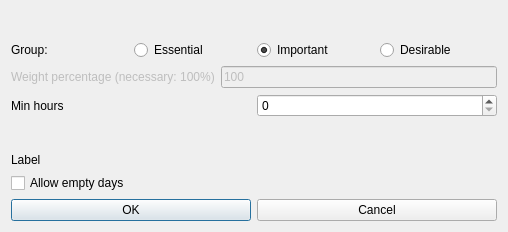
<?xml version="1.0" encoding="UTF-8"?>
<ui version="4.0">
 <class>ModifyConstraintStudentsMinHoursDailyForm_template</class>
 <widget class="QDialog" name="ModifyConstraintStudentsMinHoursDailyForm_template">
  <property name="geometry">
   <rect>
    <x>0</x>
    <y>0</y>
    <width>508</width>
    <height>232</height>
   </rect>
  </property>
  <property name="windowTitle">
   <string extracomment="This is the title of the dialog to modify a constraint of this type">Modify students min hours daily</string>
  </property>
  <layout class="QVBoxLayout" name="verticalLayout">
   <item>
    <spacer name="verticalSpacer">
     <property name="orientation">
      <enum>Qt::Vertical</enum>
     </property>
     <property name="sizeHint" stdset="0">
      <size>
       <width>20</width>
       <height>40</height>
      </size>
     </property>
    </spacer>
   </item>
   <item>
    <layout class="QHBoxLayout" name="horizontalLayout_4">
     <item>
      <widget class="QLabel" name="groupTextLabel">
       <property name="text">
        <string>Group:</string>
       </property>
      </widget>
     </item>
     <item>
      <widget class="QRadioButton" name="essentialRadioButton">
       <property name="text">
        <string>Essential</string>
       </property>
      </widget>
     </item>
     <item>
      <widget class="QRadioButton" name="importantRadioButton">
       <property name="text">
        <string>Important</string>
       </property>
       <property name="checked">
        <bool>true</bool>
       </property>
      </widget>
     </item>
     <item>
      <widget class="QRadioButton" name="desirableRadioButton">
       <property name="text">
        <string>Desirable</string>
       </property>
      </widget>
     </item>
    </layout>
   </item>
   <item>
    <layout class="QHBoxLayout" name="horizontalLayout_3">
     <item>
      <widget class="QLabel" name="weightTextLabel">
       <property name="enabled">
        <bool>false</bool>
       </property>
       <property name="frameShape">
        <enum>QFrame::NoFrame</enum>
       </property>
       <property name="frameShadow">
        <enum>QFrame::Plain</enum>
       </property>
       <property name="text">
        <string>Weight percentage (necessary: 100%)</string>
       </property>
       <property name="wordWrap">
        <bool>false</bool>
       </property>
      </widget>
     </item>
     <item>
      <widget class="QLineEdit" name="weightLineEdit">
       <property name="enabled">
        <bool>false</bool>
       </property>
       <property name="text">
        <string notr="true">100</string>
       </property>
      </widget>
     </item>
    </layout>
   </item>
   <item>
    <layout class="QHBoxLayout" name="horizontalLayout_2">
     <item>
      <widget class="QLabel" name="minHoursTextLabel">
       <property name="frameShape">
        <enum>QFrame::NoFrame</enum>
       </property>
       <property name="frameShadow">
        <enum>QFrame::Plain</enum>
       </property>
       <property name="text">
        <string>Min hours</string>
       </property>
       <property name="wordWrap">
        <bool>false</bool>
       </property>
      </widget>
     </item>
     <item>
      <widget class="QSpinBox" name="minHoursSpinBox"/>
     </item>
    </layout>
   </item>
   <item>
    <spacer name="verticalSpacer_2">
     <property name="orientation">
      <enum>Qt::Vertical</enum>
     </property>
     <property name="sizeHint" stdset="0">
      <size>
       <width>20</width>
       <height>40</height>
      </size>
     </property>
    </spacer>
   </item>
   <item>
    <widget class="QLabel" name="allowLabel">
     <property name="text">
      <string notr="true">Label</string>
     </property>
    </widget>
   </item>
   <item>
    <widget class="QCheckBox" name="allowEmptyDaysCheckBox">
     <property name="text">
      <string>Allow empty days</string>
     </property>
     <property name="checkable">
      <bool>true</bool>
     </property>
     <property name="checked">
      <bool>false</bool>
     </property>
    </widget>
   </item>
   <item>
    <layout class="QHBoxLayout" name="horizontalLayout">
     <item>
      <widget class="QPushButton" name="okPushButton">
       <property name="text">
        <string>OK</string>
       </property>
      </widget>
     </item>
     <item>
      <widget class="QPushButton" name="cancelPushButton">
       <property name="text">
        <string>Cancel</string>
       </property>
      </widget>
     </item>
    </layout>
   </item>
  </layout>
 </widget>
 <layoutdefault spacing="6" margin="11"/>
 <resources/>
 <connections/>
</ui>
